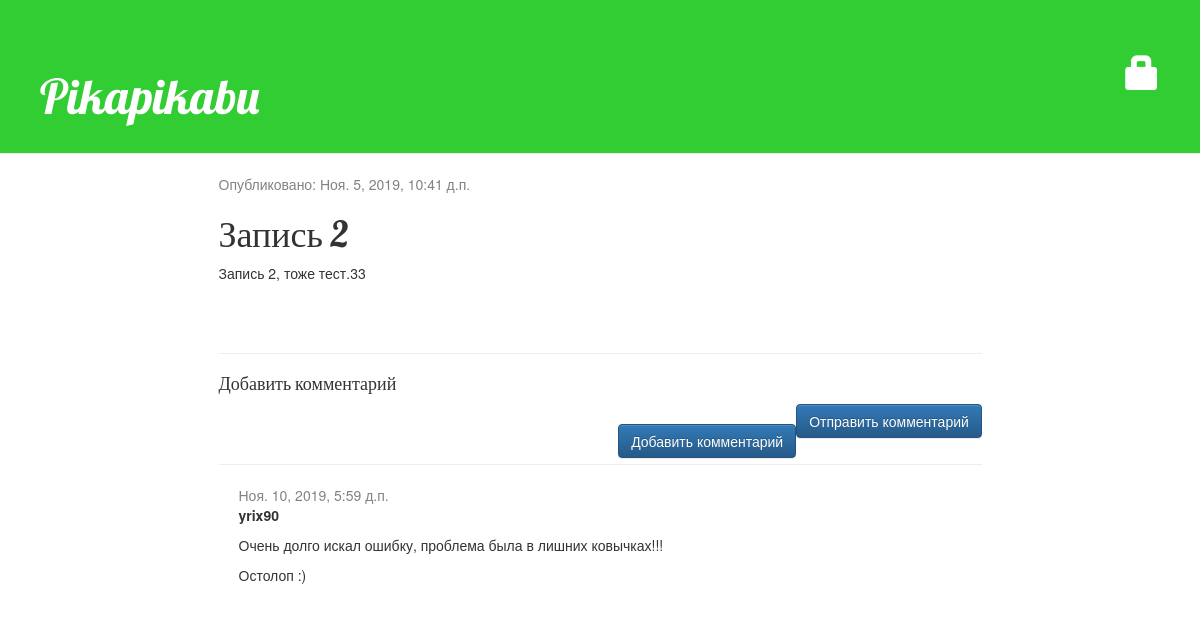
The app's page /post/2/ with its own data.
### blog/models.py (models this page shows, shortened)
class Post(models.Model):
    author = models.ForeignKey(settings.AUTH_USER_MODEL, on_delete=models.CASCADE)
    title = models.CharField(max_length=200)
    text = models.TextField()
    created_date = models.DateTimeField(default=timezone.now)
    published_date = models.DateTimeField(blank=True, null=True)

class Comment(models.Model):
    post = models.ForeignKey('blog.Post', on_delete=models.CASCADE, related_name='comments')
    author = models.CharField(max_length=200)
    text = models.TextField()
    created_date = models.DateTimeField(default=timezone.now)
    approved_comment = models.BooleanField(default=False)

### blog/views.py (the view)
# urls.py: path('post/<int:pk>/', views.post_detail, name='post_detail'),
def post_detail(request, pk):
    post = get_object_or_404(Post, pk=pk)
    return render(request, 'blog/post_detail.html', {'post': post})

### blog/templates/blog/post_detail.html (shortened to what this page needs)
{% extends 'blog/base.html' %}
{% block content %}
    <div class="post"><span class="date">
        {% if post.published_date %}
            Опубликовано: {{ post.published_date }}
        {% else %}
            Автор: {{ post.author }} | Создано: {{ post.created_date }}
            <a class="btn btn-primary" href="{% url 'post_publish' pk=post.pk %}"><span
                    class="glyphicon glyphicon-send"></span></a>
        {% endif %}
    </span>
        <h1>{{ post.title }}</h1>
        <p>{{ post.text|linebreaksbr }}</p>
    </div>
    <hr>
    <h4>Добавить комментарий</h4>
    <form method="POST" class="post-from">{% csrf_token %}
        <div>
            <button type="submit" class="btn btn-primary" > Отправить комментарий </button>
        </div>
    </form>
    <br>
    <a class="btn btn-primary" href="{% url 'add_comment_to_post' pk=post.pk %}">Добавить комментарий</a><br>
    <hr>
    {% for comment in post.comments.all  %}
        {% if user.is_authenticated or comment.approved_comment %}
        <div class="comment">
        <div class="date">
            {{ comment.created_date }}
        </div>
            <strong>{{ comment.author }}</strong>
        <p>{{ comment.text|linebreaks }}</p>
        </div>
        {% endif %}
    {% empty %}
        <p>Комментариев нет</p>
    {% endfor %}
{% endblock %}

### blog/static/css/blog.css (style rules this page uses)
h1, h2, h3, h4 { font-family: 'Lobster', cursive; }
.date { color: #828282; }
.post { margin-bottom: 70px; }
.btn { float: right; }
.comment { margin: 20px 0px 20px 20px; }

### records on screen
Post: published_date "Ноя. 5, 2019, 10:41 д.п.", title "Запись 2", text "Запись 2, тоже тест.33"
Comment: created_date "Ноя. 10, 2019, 5:59 д.п.", author "yrix90", text "Очень долго искал ошибку, проблема была в лишних ковычках!!! Остолоп :)"
